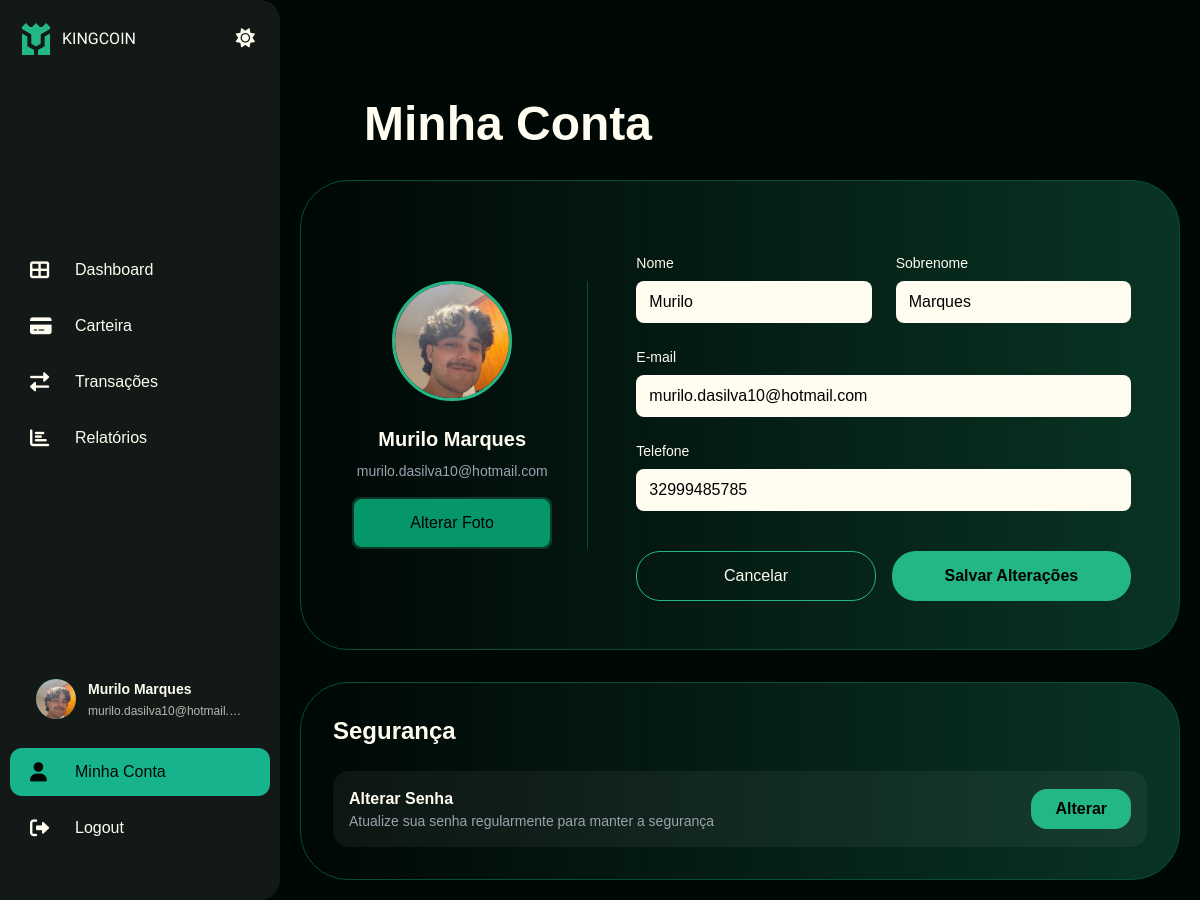
Page /minha-conta/ (signed in) on the committed database.
### financas/models.py (models this page shows, shortened)
class Profile(models.Model):
    user = models.OneToOneField(
        User,
        on_delete=models.CASCADE,
        related_name='profile'
    )
    phone = models.CharField(
        max_length=20,
        blank=True,
        verbose_name="Telefone"
    )
    photo = models.ImageField(
        upload_to='profile_photos/',
        null=True,
        blank=True,
        verbose_name="Foto de perfil"
    )

### financas/views.py (the view)
# urls.py: path('minha-conta/', minha_conta, name='minha-conta'),
@login_required
def minha_conta(request):
    profile, created = Profile.objects.get_or_create(user=request.user)
    if request.method == 'POST':
        form = ProfileForm(request.POST, request.FILES, instance=profile)
        if form.is_valid():
            form.save()
            user = request.user
            user.first_name = form.cleaned_data['first_name']
            user.last_name = form.cleaned_data['last_name']
            user.email = form.cleaned_data['email']
            user.save()
            messages.success(request, 'Perfil atualizado com sucesso!')
            return redirect('minha-conta')
    else:
        form = ProfileForm(initial={
            'first_name': request.user.first_name,
            'last_name': request.user.last_name,
            'email': request.user.email,
            'phone': profile.phone,
        })
    return render(request, 'financas/minha_conta.html', {
        'form': form,
        'profile': profile
    })

### financas/templates/financas/minha_conta.html (shortened to what this page needs)
{% load static %}
<!DOCTYPE html>
<html lang="pt-BR">
<head>
    <script src="https://cdn.tailwindcss.com"></script>
    <link rel="stylesheet" href="{% static 'css/sidebar.css' %}">
    <link rel="stylesheet" href="{% static 'css/carteira.css' %}">
    <link rel="stylesheet" href="https://cdnjs.cloudflare.com/ajax/libs/font-awesome/6.0.0-beta3/css/all.min.css">
</head>
<body class="dark-mode">
    <div id="app-container">
       <aside id="sidebar" class="sidebar">
            <div class="sidebar-header desktop-only">
                <div class="logo-container">
                    <img src="{% static 'img/LogoKingCoinQ.svg' %}" alt="KINGCOIN Logo" class="logo-icon">
                    <span class="logo-text">KINGCOIN</span>
                </div>
                <button class="theme-toggle">
                    <i class="fas fa-sun"></i>
                </button>
            </div>
            <nav class="sidebar-nav primary-nav">
                <ul>
                    <li class="nav-item {% if request.resolver_match.url_name == 'dashboard' %}active{% endif %}">
                        <a href="{% url 'dashboard' %}">
                            <i class="fas fa-th-large"></i>
                            <span class="nav-text">Dashboard</span>
                        </a>
                    </li>
                    <li class="nav-item {% if request.resolver_match.url_name == 'minha-carteira' %}active{% endif %}">
                        <a href="{% url 'minha-carteira' %}">
                            <i class="fas fa-credit-card"></i>
                            <span class="nav-text">Carteira</span>
                        </a>
                    </li>
                    <li class="nav-item {% if request.resolver_match.url_name == 'transacoes' %}active{% endif %}">
                        <a href="{% url 'transacoes' %}">
                            <i class="fas fa-exchange-alt"></i>
                            <span class="nav-text">Transações</span>
                        </a>
                    </li>
                    <li class="nav-item {% if request.resolver_match.url_name == 'relatorios' %}active{% endif %}">
                        <a href="{% url 'relatorios' %}">
                            <i class="fas fa-chart-bar"></i>
                            <span class="nav-text">Relatórios</span>
                        </a>
                    </li>
                </ul>
            </nav>
            <div class="sidebar-footer">
                <div class="user-profile">
                    <div class="user-avatar">
                        {% if request.user.profile.photo %}
                        <img src="{{ request.user.profile.photo.url }}" alt="Foto de perfil" class="user-avatar-img">
                        {% endif %}
                    </div>
                    <div class="user-info">
                        <span class="user-name">
                            {% if request.user.first_name and request.user.last_name %}
                            {{ request.user.first_name }} {{ request.user.last_name }}
                            {% elif request.user.first_name %}
                            {{ request.user.first_name }}
                            {% else %}
                            {{ request.user.username }}
                            {% endif %}
                        </span>
                        <span class="user-email">{{ request.user.email }}</span>
                    </div>
                </div>
                <nav class="sidebar-nav footer-nav-links">
                    <ul>
                        <li class="nav-item {% if request.resolver_match.url_name == 'minha-conta' %}active{% endif %}">
                            <a href="{% url 'minha-conta' %}"><i class="fas fa-user"></i> <span class="nav-text">Minha
                                    Conta</span></a>
                        </li>
                        <li class="nav-item logout-item">
                            <form method="post" action="{% url 'logout' %}" class="logout-form">
                                <button type="submit" class="logout-btn">
                                    <i class="fas fa-sign-out-alt"></i>
                                    <span class="nav-text">Logout</span>
                                </button>
                            </form>
                        </li>
                    </ul>
                </nav>
            </div>
        </aside>
        <main id="main-content" class="relative pl-[240px] px-8 pb-10 md:px-14 md:pb-16 pt-[100px] md:pt-[140px] z-10">
    <div class="max-w-4xl mx-auto xl:ml-8 xl:mr-auto mt-6">
        <h1 class="text-3xl sm:text-4xl md:text-5xl font-semibold mb-8 animate-slide-fade delay-1 text-center md:text-left theme-text md:pl-16 md:mt-20">
            Minha Conta
        </h1>
        <div class="animate-slide-fade delay-3">
            <div class="bg-gradient-to-l from-[#23b785]/25 to-black/5 dark:to-white/10 rounded-[3rem] p-12 border border-emerald-900/100">
                <div class="grid grid-cols-1 lg:grid-cols-3 gap-8 lg:items-center">
                    <div class="lg:col-span-1 flex flex-col items-center justify-start text-center border-b lg:border-r lg:border-b-0 border-emerald-900/100 pb-8 lg:pb-0 lg:pr-8">
                        <div class="flex justify-center mb-6">
                            {% if profile.photo %}
                                <img src="{{ profile.photo.url }}" alt="Foto de perfil" class="profile-photo">
                            {% else %}
                                <div class="photo-placeholder">
                                    <i class="fas fa-user"></i>
                                </div>
                            {% endif %}
                        </div>
                        <h3 class="text-xl font-semibold theme-text mb-2">
                            {% if user.first_name and user.last_name %}
                                {{ user.first_name }} {{ user.last_name }}
                            {% else %}
                                {{ user.username }}
                            {% endif %}
                        </h3>
                        <p class="text-gray-400 text-sm mb-4">{{ user.email }}</p>
                        <div class="rounded-lg p-[2px] bg-gradient-to-r from-[#23b785]/25 to-[#23b785]/25 inline-block w-full max-w-[200px]">
                            <button type="button" onclick="document.getElementById('id_photo').click()"
                                    class="w-full rounded-lg bg-emerald-600 hover:bg-emerald-700 transition text-black px-4 py-3">
                                Alterar Foto
                            </button>
                        </div>
                    </div>
                    <div class="lg:col-span-2 lg:pl-4">
                        <form method="POST" enctype="multipart/form-data" class="space-y-6">
                            <div class="grid grid-cols-1 md:grid-cols-2 gap-6">
                                <div>
                                    <label for="id_first_name" class="block text-sm mb-2 theme-text">Nome</label>
                                    {{ form.first_name }}
                                </div>
                                <div>
                                    <label for="id_last_name" class="block text-sm mb-2 theme-text">Sobrenome</label>
                                    {{ form.last_name }}
                                </div>
                            </div>
                            <div>
                                <label for="id_email" class="block text-sm mb-2 theme-text">E-mail</label>
                                {{ form.email }}
                            </div>
                            <div>
                                <label for="id_phone" class="block text-sm mb-2 theme-text">Telefone</label>
                                {{ form.phone }}
                            </div>
                            <div class="grid grid-cols-1 md:grid-cols-2 gap-4 pt-4">
                                <button type="button" onclick="window.history.back()"
                                        class="w-full bg-transparent border border-[#23b785] theme-text rounded-3xl py-3 hover:bg-white/20 transition">
                                    Cancelar
                                </button>
                                <button type="submit"
                                        class="w-full bg-[#23b785] hover:bg-[#1f9d72] text-black font-semibold rounded-3xl py-3 transition">
                                    Salvar Alterações
                                </button>
                            </div>
                        </form>
                    </div>
                </div>
            </div>
        </div>
        <div class="mt-8 animate-slide-fade delay-4">
            <div class="bg-gradient-to-l from-[#23b785]/25 to-black/5 dark:to-white/10 rounded-[3rem] p-8 border border-emerald-900/100">
                <h2 class="text-2xl font-semibold theme-text mb-6">Segurança</h2>
                <div class="space-y-4">
                    <div class="flex items-center justify-between p-4 rounded-2xl bg-white/5">
                        <div>
                            <h3 class="theme-text font-semibold">Alterar Senha</h3>
                            <p class="text-gray-400 text-sm">Atualize sua senha regularmente para manter a segurança</p>
                        </div>
                        <a href="{% url 'password_reset' %}"
                           class="bg-[#23b785] hover:bg-[#1f9d72] text-black font-semibold rounded-2xl px-6 py-2 transition">
                            Alterar
                        </a>
                    </div>
                </div>
            </div>
        </div>
    </div>
</main>
    </div>
</body>
</html>

### financas/static/css/carteira.css (style rules this page uses)
.dark-mode { --text-color: #fffcf0; }
.animate-slide-fade { opacity: 0; animation: slideFadeIn 0.6s ease-out forwards; }
.delay-1 { animation-delay: 0.1s; }
.delay-3 { animation-delay: 0.3s; }
.delay-4 { animation-delay: 0.4s; }
.user-avatar { width: 40px; height: 40px; border-radius: 50%; margin-right: 12px; overflow: hidden; display: flex; align-items: center; justify-content: center; background: linear-gradient(135deg, #23b785, #1f9d72); flex-shrink: 0; }

### financas/templates/financas/minha_conta.html (style rules this page uses)
.logo-text { font-family: 'Unbounded', sans-serif; font-size: 16px; font-weight: 300; color: var(--text-color); text-transform: uppercase; }
.profile-photo { width: 120px; height: 120px; border-radius: 50%; object-fit: cover; border: 3px solid #23b785; }

### rows in the picture
Profile: photo (picture), phone "32999485785"

### other values in the picture
{{ request.user.first_name }} "Murilo"
{{ request.user.last_name }} "Marques"
{{ request.user.email }} "murilo.dasilva10@hotmail.…"
{{ user.first_name }} "Murilo"
{{ user.last_name }} "Marques"
{{ user.email }} "murilo.dasilva10@hotmail.com"
